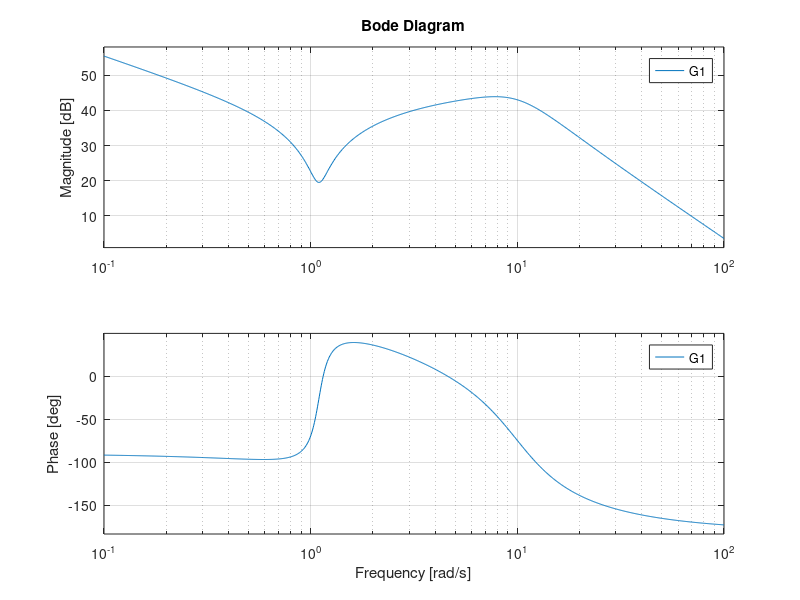
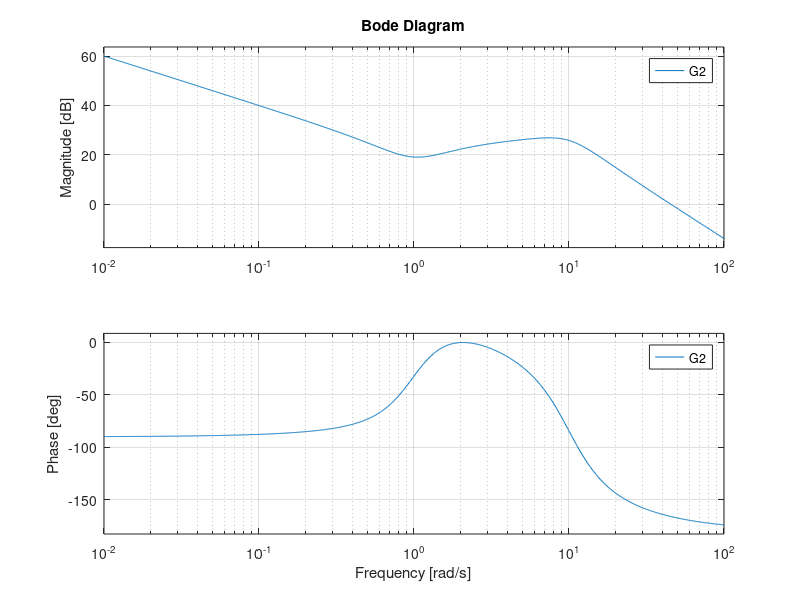

These charts were generated, in order, by the following MATLAB code: (Note: this script raises an error after producing the figures.)
num1=[150 30 180];
den1=conv([0 1 0],conv([0 1 3],[.01 .1 1]));

num2=[20 20 20];
den2=conv([0 1 0],conv([0 1 2],[.01 .1 1]));

G1=tf(num1,den1);
G2=tf(num2,den2);
figure;
bode(G1);
figure;
bode(G2);

w1=logspace(-3,3)
w2=logspace(-2,2)

[mag1, phase1]=bode(num1, den1, w1);
[mag2, phase2]=bode(num2, den2, w2);

figure;
subplot(4,1,1), plot(w1,mag1);
subplot(4,1,2), plot(w1,phase1);
subplot(4,1,3), plot(w2,mag2);
subplot(4,1,4), plot(w2,phase2);

